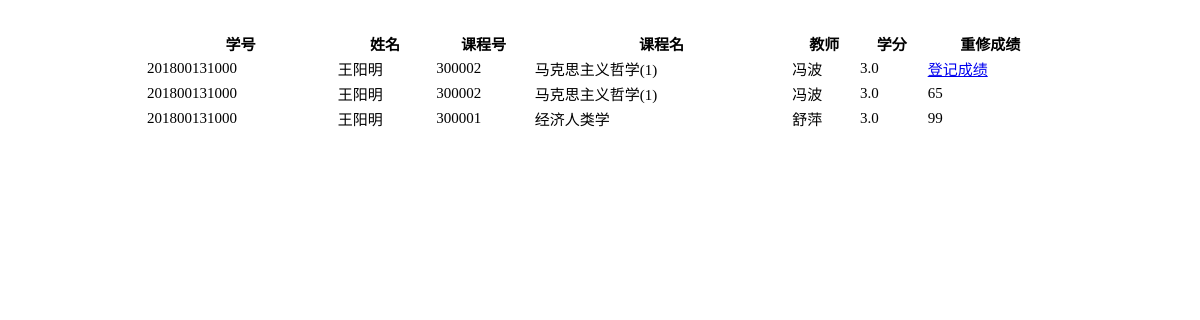
/admin/fun/getRetake.php, run on the app's committed database.
### tables this page shows
CREATE TABLE `student_course` (
  `sid` char(12) NOT NULL,
  `cid` char(6) NOT NULL,
  `score` int(3) DEFAULT NULL,
  `status` char(1) DEFAULT NULL
);

CREATE TABLE `student` (
  `sid` char(12) NOT NULL,
  `name` varchar(10) NOT NULL,
  `sex` char(1) NOT NULL,
  `age` varchar(3) DEFAULT NULL,
  `class` varchar(10) DEFAULT NULL,
  `idnum` char(18) DEFAULT NULL,
  `did` char(2) DEFAULT NULL,
  `email` char(30) DEFAULT NULL,
  `tel` char(11) DEFAULT NULL
);

CREATE TABLE `course` (
  `cid` char(6) DEFAULT NULL,
  `cname` varchar(15) DEFAULT NULL,
  `credit` decimal(2,1) DEFAULT NULL,
  `cadd` varchar(20) DEFAULT NULL,
  `did` char(2) DEFAULT NULL,
  `tname` varchar(15) DEFAULT NULL
);

### admin/fun/getRetake.php (the view, shortened to what this page needs)
<?php
require_once("../../config/database.php");
?>
<!DOCTYPE html>
<html lang="en">
<head>
    <link rel="stylesheet" type="text/css" href="../css/fun.css">
</head>
<body>
<table>
    <tr>
        <th>学号</th>
        <th>姓名</th>
        <th>课程号</th>
        <th>课程名</th>
        <th>教师</th>
        <th>学分</th>
        <th>重修成绩</th>
    </tr>
    <?php
    $com="select * from student natural join student_course as v1 left join course on v1.cid=course.cid where status=1 " ;
    $com=$com."order by score asc";
    $result=mysqli_query($db,$com);
    if($result){
        while($row=mysqli_fetch_object($result)){
            ?>
            <tr>
                <td><?php echo $row->sid ?></td>
                <td><?php echo $row->name ?></td>
                <td><?php echo $row->cid ?></td>
                <td><?php echo $row->cname ?></td>
                <td><?php echo $row->tname ?></td>
                <td><?php echo $row->credit ?></td>
                <td><?php if($row->score==NULL) echo("<a onclick='addScore($row->sid,$row->cid);' href='#'>登记成绩</a>"); else echo($row->score)?>
            </tr>
            <?php
        }
    }
    ?>
</table>
</body>
</html>

### admin/css/fun.css (style rules this page uses)
body { margin: 30px; }
table { width:80%; margin: 0 auto; font-size: 15px; }

### data on the page
student_course: sid.sid "201800131000", sid.name "王阳明", cid.cid "300002", cid.cname "马克思主义哲学(1)", cid.tname "冯波", cid.credit "3.0"
student_course: sid.sid "201800131000", sid.name "王阳明", cid.cid "300002", cid.cname "马克思主义哲学(1)", cid.tname "冯波", cid.credit "3.0", score "65"
student_course: sid.sid "201800131000", sid.name "王阳明", cid.cid "300001", cid.cname "经济人类学", cid.tname "舒萍", cid.credit "3.0", score "99"
